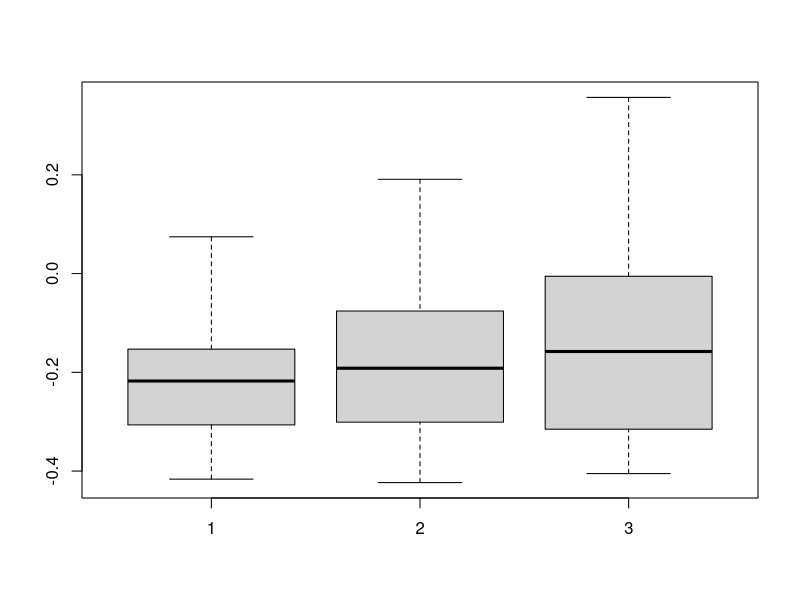

Source code (R):
library(tidyverse)



# Funktionsdef. -------------------------------------------------------------

f1 <- function() {
  ir <- data.frame(iris)
  for (i in 1:nrow(ir)) {
    p <- 0.45
    if (ir[i, 5] == "virginica") p <- 0.1
    if (ir[i, 5] == "versicolor") p <- 0.2
    if (runif(1, 0, 1) < p) {
      ir[i, 2] <- NA
    }
  }
  return (ir)
}

f2 <- function() {
  return (iris %>% 
            mutate(Sepal.Width = ifelse (runif(nrow(iris), 0, 1) < 0.25, NA, Sepal.Width)))
}

f3 <- function() {
  return (iris %>% 
            mutate(Sepal.Width = ifelse (runif(nrow(iris), 0, 1) < 0.25, NA, Sepal.Width)))
}

# bsp 2 -------------------------------------------------------------



simulate <- function(f) {
  cors <- c()
  for (i in 1:50) {
    ir <- f()
    ir_ona <- na.omit(ir)
    sample <- dplyr::sample_n(ir_ona, 100, replace = T)
    m <- lm(Sepal.Width ~ Sepal.Length * Species, data = sample)
    residuals <- predict(m, sample) - sample$Sepal.Width
    ir_na <- ir %>% filter(is.na(Sepal.Width))
    ir_na$Sepal.Width <- predict(m, newdata = ir_na) + sample(residuals, 1)
    ir_new <- rbind(ir_ona, ir_na)
    #cors <- c(cors, cor(ir_new$Sepal.Width, ir_new$Sepal.Length))
    cors <- c(cors, cor(ir_na$Sepal.Width, ir_na$Sepal.Length))
  }
  return (cors)
}

c1 <- simulate(f1)
c2 <- simulate(f2)
c3 <- simulate(f3)
boxplot(c1, c2, c3)
cor(iris$Sepal.Width, iris$Sepal.Length)
